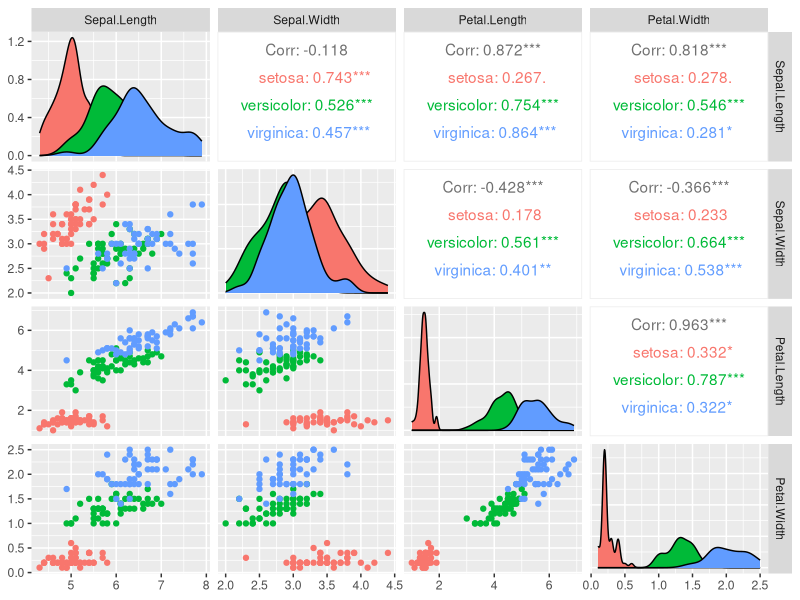

Source code (R):
### データセットirisによる例（3群の判別分析にldaを使ってみる）
### あやめの3品種(setosa, versicolor, virginica)について,
### その萼片(Sepal)および花弁(Petal)の幅と長さを記録したデータセット
### 後者の情報から品種を判別することが目的
## 散布図行列(Speciesごとに色分け)
library(GGally)
ggpairs(iris, aes(color = Species), columns = 1:4)
# 品種ごとに花弁・萼片の幅と長さの分布が異なるように見える
# 花弁の方が萼片より品種ごとの違いがある
## データをランダムに2分割して, 一方を訓練データ, 
## もう一方をテストデータとする
set.seed(123)
idx <- sample.int(nrow(iris), size = nrow(iris)/2)
iris.train <- iris[idx, ] # 訓練データ
iris.test <- iris[-idx, ] # テストデータ
library(MASS) # パッケージのロード
## 萼片の長さ・幅を特徴量とする線形判別分析
(mod1 <- lda(Species ~ Sepal.Length + Sepal.Width, data = iris.train))
res1 <- predict(mod1) # 訓練データに対する予測結果
head(res1$class) # 予測されたクラス(最初の6個)
head(iris.train$Species) # 実際のクラス(最初の6個)
table(true = iris.train$Species, pred = res1$class) # 真のクラスと予測されたクラスの比較
# setosaは完全に判別できているが, versicolorとvirginicaの判別に少し誤りがある
pred1 <- predict(mod1, newdata = iris.test) # テストデータに対する予測結果
head(pred1$class) # 予測されたクラス(最初の6個)
head(iris.test$Species) # 実際のクラス(最初の6個)
table(true = iris.test$Species, pred = pred1$class) # 真のクラスと予測されたクラスの比較
# setosaはほぼ判別できているが, versicolorとvirginicaの判別に少し誤りがある
## 花弁の長さ・幅を特徴量とする線形判別分析
(mod2 <- lda(Species ~ Petal.Length + Petal.Width, data = iris.train))
res2 <- predict(mod2) # 訓練データに対する予測結果
head(res2$class) # 予測されたクラス(最初の6個)
head(iris.train$Species) # 実際のクラス(最初の6個)
table(true = iris.train$Species, pred = res2$class) # 真のクラスと予測されたクラスの比較
# ほぼ完全に判別できている(萼片による分類よりよい)
pred2 <- predict(mod2, newdata = iris.test) # テストデータに対する予測結果
head(pred2$class) # 予測されたクラス(最初の6個)
head(iris.test$Species) # 実際のクラス(最初の6個)
table(true = iris.test$Species, pred = pred2$class) # 真のクラスと予測されたクラスの比較
# ほぼ完全に判別できている(萼片による分類よりよい)